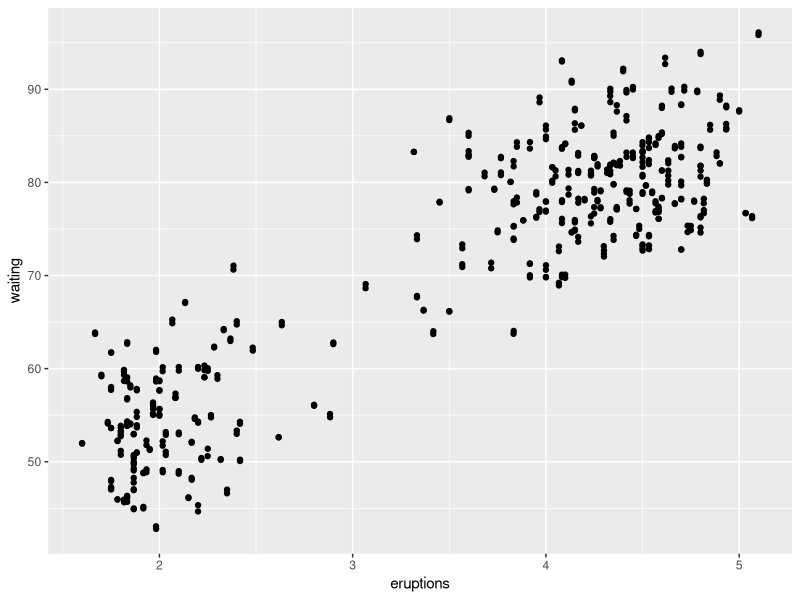

Recreate this plot in R.
## Evita el overplotting usando jittering

#Libreria y datasets

library(ggplot2)

faithful

# Realizamos la gráfica usando jittering

ggplot(faithful, aes(x = eruptions, y = waiting)) + 
  geom_point(position = "jitter") + 
  geom_jitter() 
